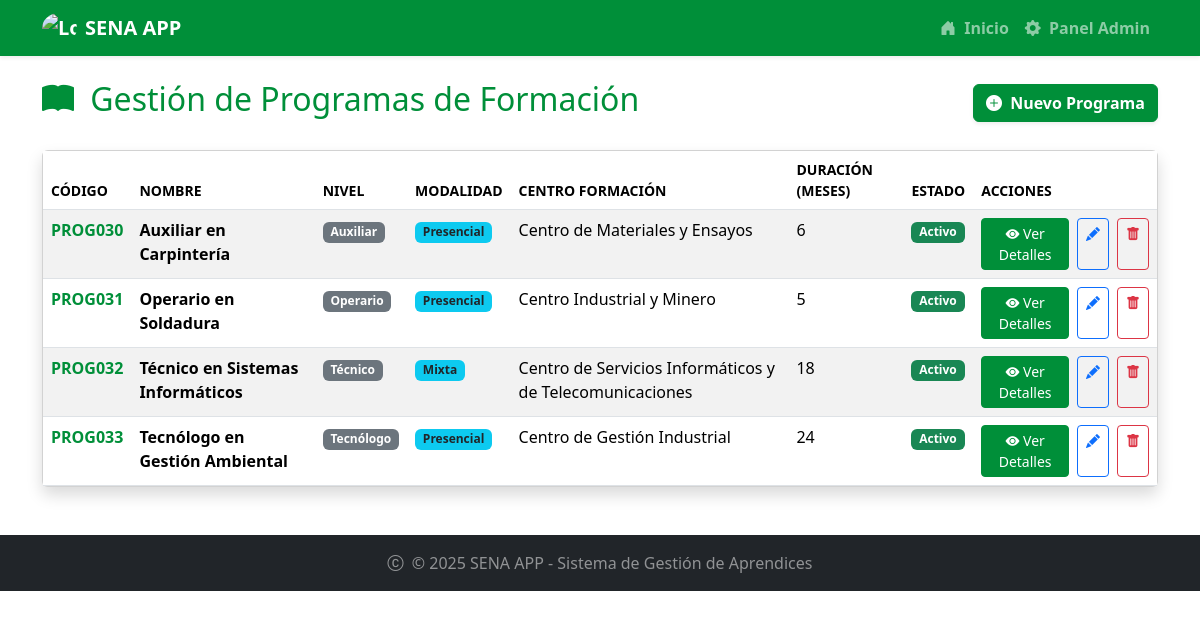
/programas/, run on the app's committed database.
### programas/models.py (models this page shows, shortened)
class Programa(models.Model):
    NIVEL_FORMACION_CHOICES = [
        ('AUX', 'Auxiliar'),
        ('OPE', 'Operario'),
        ('TEC', 'Técnico'),
        ('TGL', 'Tecnólogo'),
        ('ESP', 'Especialización Tecnológica'),
        ('COM', 'Complementario'),
    ]
    MODALIDAD_CHOICES = [
        ('PRE', 'Presencial'),
        ('VIR', 'Virtual'),
        ('MIX', 'Mixta'),
    ]
    ESTADO_CHOICES = [
        ('ACT', 'Activo'),
        ('INA', 'Inactivo'),
        ('SUS', 'Suspendido'),
        ('CAN', 'Cancelado'),
    ]
    codigo = models.CharField(max_length=20, unique=True, verbose_name="Código del Programa")
    nombre = models.CharField(max_length=200, verbose_name="Nombre del Programa")
    nivel_formacion = models.CharField(max_length=3, choices=NIVEL_FORMACION_CHOICES, verbose_name="Nivel de Formación")
    modalidad = models.CharField(max_length=3, choices=MODALIDAD_CHOICES, default='PRE', verbose_name="Modalidad")
    duracion_meses = models.PositiveIntegerField(verbose_name="Duración en Meses")
    duracion_horas = models.PositiveIntegerField(verbose_name="Duración en Horas")
    descripcion = models.TextField(verbose_name="Descripción del Programa")
    competencias = models.TextField(verbose_name="Competencias a Desarrollar")
    perfil_egreso = models.TextField(verbose_name="Perfil de Egreso")
    requisitos_ingreso = models.TextField(verbose_name="Requisitos de Ingreso")
    centro_formacion = models.CharField(max_length=200, verbose_name="Centro de Formación")
    regional = models.CharField(max_length=100, verbose_name="Regional")
    estado = models.CharField(max_length=3, choices=ESTADO_CHOICES, default='ACT', verbose_name="Estado")
    fecha_creacion = models.DateField(verbose_name="Fecha de Creación del Programa")
    fecha_registro = models.DateTimeField(auto_now_add=True, verbose_name="Fecha de Registro")

### programas/views.py (the view)
# urls.py: path('', views.lista_programa, name='lista_programa'),
def lista_programa(request):
    lista_programas = Programa.objects.all()
    template = loader.get_template("lista_programa.html")
    context = {
        "lista_programas": lista_programas,
        'total_programa': lista_programas.count(),
    }
    return HttpResponse(template.render(context, request))

### programas/Templates/lista_programa.html (shortened to what this page needs)
{% extends "master.html" %}
{% block content %}
<div class="row">
    <div class="col-12">
        <div class="d-flex justify-content-between align-items-center mb-4">
            <h2 class="text-sena"><i class="bi bi-book-fill me-2"></i> Gestión de Programas de Formación</h2>
            <a href="{% url 'programas:crear_programa' %}" class="btn btn-sena text-white fw-bold shadow-sm">
                <i class="bi bi-plus-circle-fill me-1"></i> Nuevo Programa
            </a>
        </div>
    </div>
</div>
{% if lista_programas %}
<div class="row">
    <div class="col-12">
        <div class="card shadow">
            <div class="card-body p-0">
                <div class="table-responsive">
                    <table class="table table-striped table-hover mb-0">
                        <thead class="bg-sena text-white">
                            <tr class="text-uppercase small">
                                <th scope="col">Código</th>
                                <th scope="col">Nombre</th>
                                <th scope="col">Nivel</th>
                                <th scope="col">Modalidad</th>
                                <th scope="col">Centro Formación</th>
                                <th scope="col">Duración (Meses)</th>
                                <th scope="col">Estado</th>
                                <th scope="col">Acciones</th>
                            </tr>
                        </thead>
                        <tbody>
                            {% for programa in lista_programas %}
                            <tr>
                                <td>
                                    <a href="{% url 'programas:detalle_programa' programa.id %}" class="text-sena fw-bold text-decoration-none">{{ programa.codigo }}</a>
                                </td>
                                <td class="fw-semibold">{{ programa.nombre }}</td>
                                <td><span class="badge bg-secondary text-white">{{ programa.get_nivel_formacion_display }}</span></td>
                                <td><span class="badge bg-info text-dark">{{ programa.get_modalidad_display }}</span></td>
                                <td>{{ programa.centro_formacion }}</td>
                                <td>{{ programa.duracion_meses }}</td>
                                <td>
                                    {% if programa.estado == 'ACT' %}
                                        <span class="badge bg-success">{{ programa.get_estado_display }}</span>
                                    {% elif programa.estado == 'INA' %}
                                        <span class="badge bg-danger">{{ programa.get_estado_display }}</span>
                                    {% else %}
                                        <span class="badge bg-warning text-dark">{{ programa.get_estado_display }}</span>
                                    {% endif %}
                                </td>
                                <td>
                                    <div class="d-flex gap-2">
                                        <a href="{% url 'programas:detalle_programa' programa.id %}" class="btn btn-sm btn-sena">
                                            <i class="bi bi-eye-fill"></i> Ver Detalles
                                        </a>
                                        <a href="{% url 'programas:editar_programa' programa.id %}"
                                           class="btn btn-sm btn-outline-primary"
                                           title="Editar programa"
                                           data-bs-toggle="tooltip">
                                            <i class="bi bi-pencil-fill"></i>
                                        </a>
                                        <a href="{% url 'programas:eliminar_programa' programa.id %}"
                                           class="btn btn-sm btn-outline-danger"
                                           title="Eliminar programa"
                                           data-bs-toggle="tooltip">
                                            <i class="bi bi-trash-fill"></i>
                                        </a>
                                    </div>
                                </td>
                            </tr>
                            {% endfor %}
                        </tbody>
                    </table>
                </div>
            </div>
        </div>
    </div>
</div>
{% endif %}
{% endblock %}

### static/mystyles.css (style rules this page uses)
body { background-color: #f8f9fa; }

### aprendices/Templates/master.html (style rules this page uses)
.bg-sena { background-color: #008f39 !important; }
.text-sena { color: #008f39 !important; }
.btn-sena { background-color: #008f39; border-color: #008f39; color: white; }

### data on the page
Programa: codigo "PROG030", nombre "Auxiliar en Carpintería", nivel_formacion "Auxiliar", modalidad "Presencial", centro_formacion "Centro de Materiales y Ensayos", duracion_meses "6", estado "Activo"
Programa: codigo "PROG031", nombre "Operario en Soldadura", nivel_formacion "Operario", modalidad "Presencial", centro_formacion "Centro Industrial y Minero", duracion_meses "5", estado "Activo"
Programa: codigo "PROG032", nombre "Técnico en Sistemas Informáticos", nivel_formacion "Técnico", modalidad "Mixta", centro_formacion "Centro de Servicios Informáticos y de Telecomunicaciones", duracion_meses "18", estado "Activo"
Programa: codigo "PROG033", nombre "Tecnólogo en Gestión Ambiental", nivel_formacion "Tecnólogo", modalidad "Presencial", centro_formacion "Centro de Gestión Industrial", duracion_meses "24", estado "Activo"
